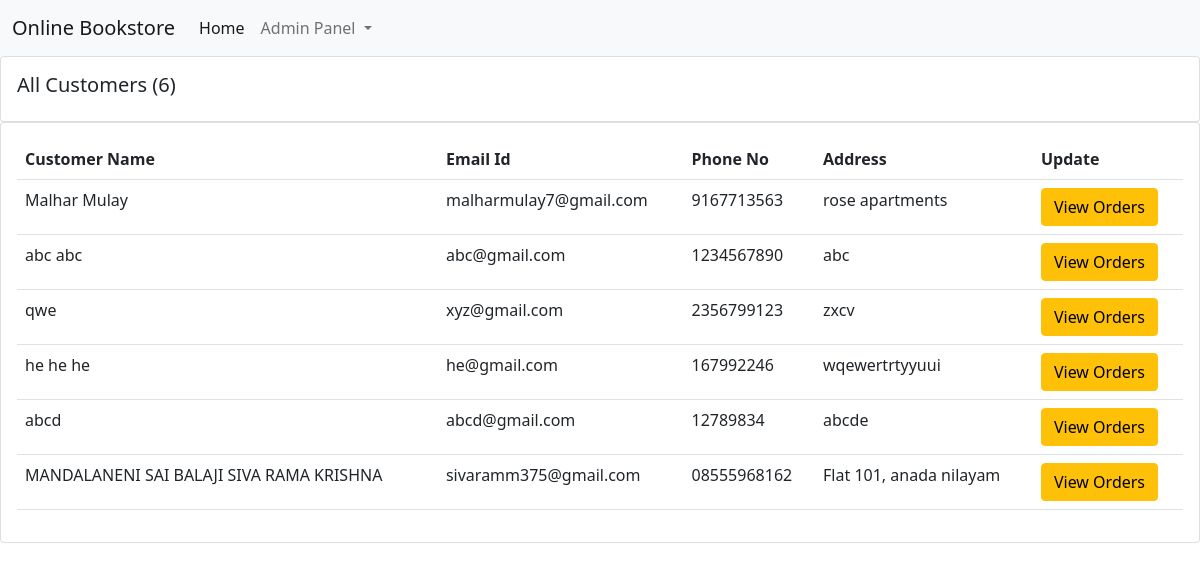
The page /customers_list/ on the database its author committed.
### books/models.py (models this page shows, shortened)
class Order(models.Model):
    user = models.ForeignKey(User, on_delete=models.CASCADE, default=1)
    items_json = models.CharField(max_length=5000, blank=True)
    price = models.IntegerField(default=0)
    name = models.CharField(max_length=100, blank=True)
    email = models.CharField(max_length=100, blank=True)
    address = models.CharField(max_length=100, default="")
    phone = models.CharField(max_length=100, blank=True)
    date = models.DateTimeField(auto_now_add=True)

### books/views.py (the view)
# urls.py: path("customers_list/", views.customers_list, name="customers_list"),
def customers_list(request):
    customers = Order.objects.all()
    customer_count = customers.count()
    return render(request, "customers_list.html", {'customers':customers, 'customer_count':customer_count})

### books/templates/customers_list.html (shortened to what this page needs)
{% extends 'admin_navbar.html' %}
{% block body %}
      <div class="row">
        <div class="col-md">
          <div class="card card-body">
            <h5>All Customers ({{customer_count}})</h5>
          </div>
          <div class="card card-body">
            <table class="table">
              <tr>
                <th>Customer Name</th>
                <th>Email Id</th>
                <th>Phone No</th>
                <th>Address</th>
                <th>Update</th>
              </tr>
              {% for customer in customers %}
                <tr>
                  <td>{{customer.name}}</td>
                  <td>{{customer.email}}</td>
                  <td>{{customer.phone}}</td>
                  <td>{{customer.address}}</td>
                  <td><a href="/customers_list/orders_{{customer.id}}/" class="btn btn-warning">View Orders</a></td>
                </tr>
              {% endfor %}
            </table>
          </div>
        </div>
      </div>
      {% endblock %}

### rows shown on the page
Order: name "Malhar Mulay", email "malharmulay7@gmail.com", phone "9167713563", address "rose apartments"
Order: name "abc abc", email "abc@gmail.com", phone "1234567890", address "abc"
Order: name "qwe", email "xyz@gmail.com", phone "2356799123", address "zxcv"
Order: name "he he he", email "he@gmail.com", phone "167992246", address "wqewertrtyyuui"
Order: name "abcd", email "abcd@gmail.com", phone "12789834", address "abcde"
Order: name "MANDALANENI SAI BALAJI SIVA RAMA KRISHNA", email "sivaramm375@gmail.com", phone "08555968162", address "Flat 101, anada nilayam"

### other values the page prints
{{ customer_count }} "6"
